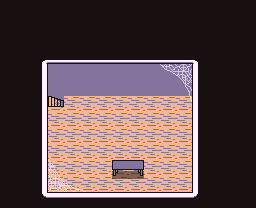

This game map was drawn from its Tiled (.tmx) file and the tilesets committed beside it. A one-line description and the full map source follow:
An orthogonal 16x13 tile map with 16x16 px tiles, 4 tile layers (Background, Paths, Foreground, Webs) and 8 objects.

<map version="1.10" tiledversion="1.12.1" orientation="orthogonal" renderorder="right-down" width="16" height="13" tilewidth="16" tileheight="16" infinite="0" nextlayerid="8" nextobjectid="9">
 <properties>
  <property name="indoors" type="bool" value="true" />
 </properties>
 <tileset firstgid="1" source="../room_tilesets/tilset.tsx" />
 <layer id="1" name="Background" width="16" height="13">
  <properties>
   <property name="depth" type="float" value="0" />
  </properties>
  <data encoding="csv">
1,1,1,1,1,1,1,1,1,1,1,1,1,1,1,1,
1,1,1,1,1,1,1,1,1,1,1,1,1,1,1,1,
1,1,1,1,1,1,1,1,1,1,1,1,1,1,1,1,
1,1,1,1,1,1,1,1,1,1,1,1,1,1,1,1,
1,1,1,41,41,41,41,41,41,41,41,41,1,1,1,1,
1,1,1,41,41,41,41,41,41,41,41,41,1,1,1,1,
1,1,1,30,30,30,30,30,30,30,30,30,1,1,1,1,
1,1,1,30,30,30,30,30,30,30,30,30,1,1,1,1,
1,1,1,30,30,30,30,30,30,30,30,30,1,1,1,1,
1,1,1,30,30,30,30,30,30,30,30,30,1,1,1,1,
1,1,1,30,30,30,30,30,30,30,30,30,1,1,1,1,
1,1,1,30,30,30,30,30,30,30,30,30,1,1,1,1,
1,1,1,1,1,1,1,1,1,1,1,1,1,1,1,1
</data>
 </layer>
 <layer id="6" name="Paths" width="16" height="13">
  <properties>
   <property name="depth" type="float" value="1" />
  </properties>
  <data encoding="csv">
0,0,0,0,0,0,0,0,0,0,0,0,0,0,0,0,
0,0,0,0,0,0,0,0,0,0,0,0,0,0,0,0,
0,0,0,0,0,0,0,0,0,0,0,0,0,0,0,0,
0,0,0,0,0,0,0,0,0,0,0,0,0,0,0,0,
0,0,0,0,0,0,0,0,0,0,0,0,0,0,0,0,
0,0,0,0,0,0,0,0,0,0,0,0,0,0,0,0,
0,0,0,0,0,0,0,0,0,0,0,0,0,0,0,0,
0,0,0,0,0,0,0,0,0,0,0,0,0,0,0,0,
0,0,0,0,0,0,0,0,0,0,0,0,0,0,0,0,
0,0,0,0,0,0,0,0,0,0,0,0,0,0,0,0,
0,0,0,0,0,0,0,98,99,0,0,0,0,0,0,0,
0,0,0,0,0,0,0,118,119,0,0,0,0,0,0,0,
0,0,0,0,0,0,0,0,0,0,0,0,0,0,0,0
</data>
 </layer>
 <layer id="3" name="Foreground" width="16" height="13">
  <properties>
   <property name="depth" type="float" value="2" />
  </properties>
  <data encoding="csv">
0,0,0,0,0,0,0,0,0,0,0,0,0,0,0,0,
0,0,0,0,0,0,0,0,0,0,0,0,0,0,0,0,
0,0,0,0,237,0,0,0,0,0,0,0,0,0,0,0,
0,0,31,10,10,10,10,10,10,10,10,10,11,0,0,0,
0,0,29,0,0,0,0,0,0,0,0,0,9,0,0,0,
0,0,29,0,0,0,0,0,0,0,0,0,9,0,0,0,
0,0,29,44,0,0,0,0,0,0,237,238,9,0,0,0,
0,0,29,0,0,0,0,0,0,0,0,0,9,0,0,0,
0,0,29,0,0,0,0,0,0,0,0,0,9,0,0,0,
0,0,29,0,0,0,0,0,0,0,0,0,9,0,0,0,
0,0,29,0,0,0,0,78,79,0,0,0,9,0,0,0,
0,0,29,0,0,0,0,0,0,0,0,0,9,0,0,0,
0,0,32,12,12,12,12,12,12,12,12,12,33,0,0,0
</data>
 </layer>
 <layer id="7" name="Webs" width="16" height="13">
  <properties>
   <property name="depth" type="float" value="3" />
  </properties>
  <data encoding="csv">
0,0,0,0,0,0,0,0,0,0,0,0,0,0,0,0,
0,0,0,0,0,0,0,0,0,0,0,0,0,0,0,0,
0,0,0,0,0,0,0,0,0,0,0,0,0,0,0,0,
0,0,0,0,0,0,0,0,0,0,0,0,0,0,0,0,
0,0,0,0,0,0,0,0,0,196,197,198,0,0,0,0,
0,0,0,0,2147483865,0,0,0,0,216,217,218,0,0,0,0,
0,0,0,0,2147483885,0,0,0,0,236,237,238,0,0,0,0,
0,0,0,0,0,0,0,0,0,0,0,0,0,0,0,0,
0,0,0,0,0,0,0,0,0,0,0,0,0,0,0,0,
0,0,0,0,0,0,0,0,0,0,0,0,0,0,0,0,
0,0,0,536871109,536871129,536871149,0,138,139,0,0,0,0,0,0,0,
0,0,0,536871110,536871130,536871150,0,0,0,0,0,0,0,0,0,0,
0,0,0,0,0,0,0,0,0,0,0,0,0,0,0,0
</data>
 </layer>
 <objectgroup id="4" name="Doors">
  <object id="1" x="50" y="96" width="10" height="11">
   <properties>
    <property name="facing" type="int" value="1" />
    <property name="room" value="House1" />
    <property name="x" type="int" value="66" />
    <property name="y" type="int" value="104" />
   </properties>
  </object>
 </objectgroup>
 <objectgroup id="2" name="Collisions">
  <object id="2" x="99" y="192" width="99" height="6" />
  <object id="3" x="192" y="96" width="6" height="100" />
  <object id="4" x="41" y="92" width="156" height="3" />
  <object id="7" x="41" y="92" width="156" height="3" />
  <object id="5" x="42" y="192" width="35" height="5" />
  <object id="6" x="41" y="94" width="6" height="100" />
  <object id="8" x="112" y="162" width="32" height="11" />
 </objectgroup>
 <objectgroup id="5" name="Npcs" />
</map>
